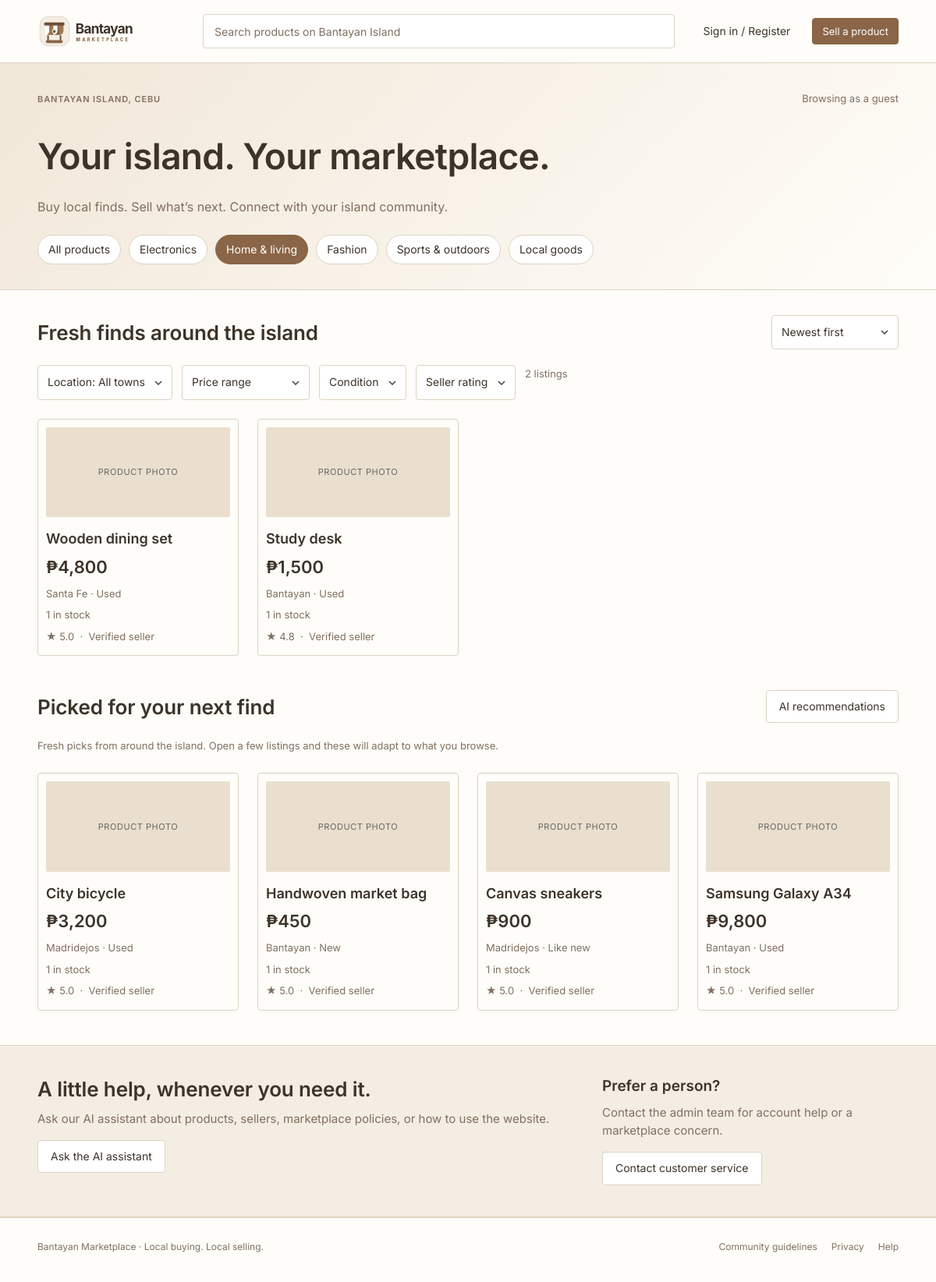
The app's page /index.php?category=home-living with its own data.
### tables this page shows
CREATE TABLE IF NOT EXISTS categories (
  id          INT UNSIGNED NOT NULL AUTO_INCREMENT,
  parent_id   INT UNSIGNED NULL,
  name        VARCHAR(80)  NOT NULL,
  slug        VARCHAR(80)  NOT NULL,
  sort_order  INT UNSIGNED NOT NULL DEFAULT 0,
  PRIMARY KEY (id),
  UNIQUE KEY uq_categories_slug (slug),
  KEY idx_categories_parent (parent_id),
  CONSTRAINT fk_categories_parent FOREIGN KEY (parent_id) REFERENCES categories (id)
);

CREATE TABLE IF NOT EXISTS listings (
  id               INT UNSIGNED NOT NULL AUTO_INCREMENT,
  seller_id        INT UNSIGNED NOT NULL,
  category_id      INT UNSIGNED NULL,
  town_id          INT UNSIGNED NOT NULL,
  title            VARCHAR(150) NOT NULL,
  description      TEXT         NOT NULL,
  price            DECIMAL(10,2) NOT NULL DEFAULT 0.00,
  stock            INT UNSIGNED NOT NULL DEFAULT 1,
  item_condition   ENUM('new','like_new','used') NULL,
  status           ENUM('draft','pending','changes_requested','approved','rejected','removed','sold')
                   NOT NULL DEFAULT 'draft',
  submitted_at     DATETIME NULL,
  published_at     DATETIME NULL,
  sold_at          DATETIME NULL,
  created_at       DATETIME NOT NULL DEFAULT CURRENT_TIMESTAMP,
  updated_at       DATETIME NOT NULL DEFAULT CURRENT_TIMESTAMP ON UPDATE CURRENT_TIMESTAMP,
  PRIMARY KEY (id),
  KEY idx_listings_status_published (status, published_at),
  KEY idx_listings_category (category_id, status),
  KEY idx_listings_town (town_id),
  KEY idx_listings_seller (seller_id, status),
  KEY idx_listings_price (price),
  KEY idx_listings_stock (status, stock),
  CONSTRAINT chk_listings_price CHECK (price >= 0),
  CONSTRAINT fk_listings_seller   FOREIGN KEY (seller_id)   REFERENCES users (id),
  CONSTRAINT fk_listings_category FOREIGN KEY (category_id) REFERENCES categories (id),
  CONSTRAINT fk_listings_town     FOREIGN KEY (town_id)     REFERENCES towns (id)
);

CREATE TABLE IF NOT EXISTS towns (
  id            INT UNSIGNED NOT NULL AUTO_INCREMENT,
  name          VARCHAR(60)  NOT NULL,
  slug          VARCHAR(60)  NOT NULL,
  PRIMARY KEY (id),
  UNIQUE KEY uq_towns_name (name),
  UNIQUE KEY uq_towns_slug (slug)
);

### views/home.php (the view, shortened to what the rows shown need)
<?php
$hasFilters = $sel['q'] !== '' || $sel['category'] !== '' || $sel['town'] || $sel['price'] !== '' || $sel['condition'] !== '' || $sel['rating'] !== '';
?>
<section class="hero">
    <div class="wrap">
        <h1 class="hero-title">Your island.<br class="m-only"> Your marketplace.</h1>
        <div class="chips" role="navigation" aria-label="Categories">
            <?php foreach ($topCategories as $c):
                $isActive = $activeCategory !== null && ($activeCategory['slug'] === $c['slug'] || ($activeCategory['parent_slug'] ?? null) === $c['slug']);
                $short = str_contains($c['name'], ' & ') ? explode(' & ', $c['name'])[0] : $c['name'];
                ?>
                <a class="chip<?= $isActive ? ' active' : '' ?>" href="<?= e(url('index.php' . query_with($params, ['category' => $c['slug'], 'page' => null]))) ?>">
                    <span class="hide-mobile"><?= e($c['name']) ?></span><span class="m-only"><?= e($short) ?></span>
                </a>
            <?php endforeach; ?>
        </div>
    </div>
</section>
<section class="section wrap" id="listings">
    <form id="filters" method="get" action="<?= e(url('index.php')) ?>">
        <div class="section-head">
            <h2 class="h2">
                <?php if ($sel['q'] !== ''): ?>Results for “<?= e($sel['q']) ?>”
                <?php else: ?><span class="hide-mobile">Fresh finds around the island</span><span class="m-only">Fresh finds</span><?php endif; ?>
            </h2>
        </div>
    </form>
    <?php if ($result['items'] === []): ?>
        <div class="empty">
            <p class="h3"><?= $hasFilters ? 'No listings match your search.' : 'No listings yet.' ?></p>
            <p class="muted"><?= $hasFilters ? 'Try different words or remove a filter.' : 'Be the first to sell something on the island.' ?></p>
            <p>
                <?php if ($hasFilters): ?><a class="btn" href="<?= e(url('index.php')) ?>">Clear filters</a><?php endif; ?>
                <a class="btn btn-primary" href="<?= e(url('sell.php')) ?>">Sell a product</a>
            </p>
        </div>
    <?php else: ?>
        <div class="grid">
            <?php foreach ($result['items'] as $card): ?>
                <?php include VIEW_PATH . '/partials/card.php'; ?>
            <?php endforeach; ?>
        </div>
    <?php endif; ?>
</section>
<?php if ($recs['items'] !== []): ?>
    <section class="section wrap" id="picks">
        <div class="section-head">
            <h2 class="h2"><span class="hide-mobile">Picked for your next find</span><span class="m-only">Recommended for you</span></h2>
        </div>
        <div class="grid">
            <?php foreach ($recs['items'] as $card): ?>
                <?php include VIEW_PATH . '/partials/card.php'; ?>
            <?php endforeach; ?>
        </div>
    </section>
<?php endif; ?>
<section class="help-band">
    <div class="wrap help-grid">
        <div>
            <h2 class="h2 hide-mobile">A little help, whenever you need it.</h2>
        </div>
    </div>
</section>

### views/partials/card.php
<?php
$rating = [];
if ($card['seller_rating'] !== null) {
    $rating[] = '★ ' . number_format((float) $card['seller_rating'], 1);
} else {
    $rating[] = 'No reviews yet';
}
?>
<a class="card" href="<?= e(url('listing.php?id=' . (int) $card['id'])) ?>">
    <div class="photo">
        <?php if (!empty($card['cover'])): ?>
            <img src="<?= e(url($card['cover'])) ?>" alt="" loading="lazy">
        <?php else: ?>
            <span>PRODUCT PHOTO</span>
        <?php endif; ?>
    </div>
    <h3 class="card-title"><?= e($card['title']) ?></h3>
    <p class="card-price"><?= e(money($card['price'])) ?></p>
    <p class="card-meta"><?= e($card['town_name']) ?><?= $card['item_condition'] ? ' · ' . e(condition_label($card['item_condition'])) : '' ?></p>
    <p class="card-meta"><?= (int) $card['stock'] ?> in stock</p>
    <p class="card-rating"><?= e($rating[0]) ?><?php if ((int) $card['seller_verified'] === 1): ?> &nbsp;·&nbsp; Verified<span class="hide-mobile"> seller</span><?php endif; ?></p>
</a>

### records on screen
categories: name "Electronics"
categories: name "Home & living"
categories: name "Fashion"
categories: name "Sports & outdoors"
categories: name "Local goods"
listings: title "Wooden dining set", price "₱4,800", town.name "Santa Fe", item_condition "Used", stock "1", rating "★ 5.0"
listings: title "Study desk", price "₱1,500", town.name "Bantayan", item_condition "Used", stock "1", rating "★ 4.8"
listings: title "City bicycle", price "₱3,200", town.name "Madridejos", item_condition "Used", stock "1", rating "★ 5.0"
listings: title "Handwoven market bag", price "₱450", town.name "Bantayan", item_condition "New", stock "1", rating "★ 5.0"
listings: title "Canvas sneakers", price "₱900", town.name "Madridejos", item_condition "Like new", stock "1", rating "★ 5.0"
listings: title "Samsung Galaxy A34", price "₱9,800", town.name "Bantayan", item_condition "Used", stock "1", rating "★ 5.0"

### other values on screen
$total "2"
$text "Bantayan Marketplace · Local buying. Local selling."
$label "Community guidelines"
$label "Privacy"
$label "Help"
